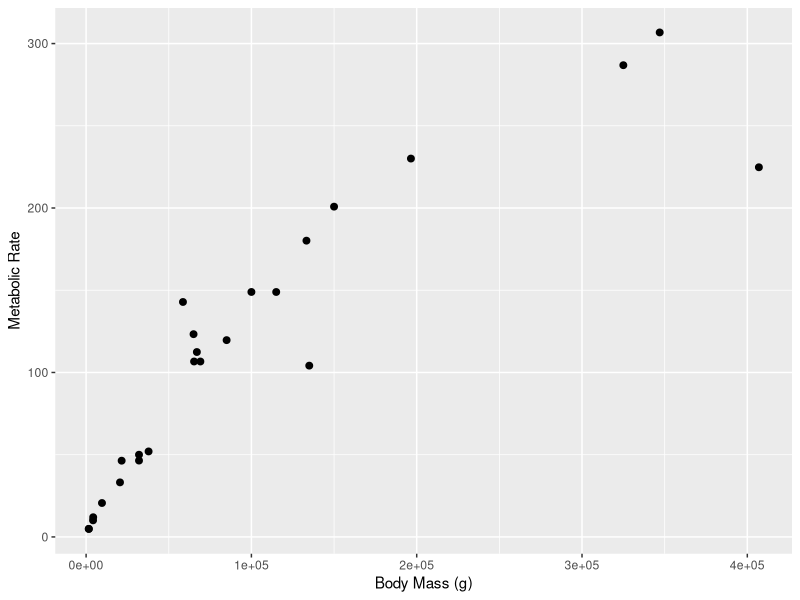
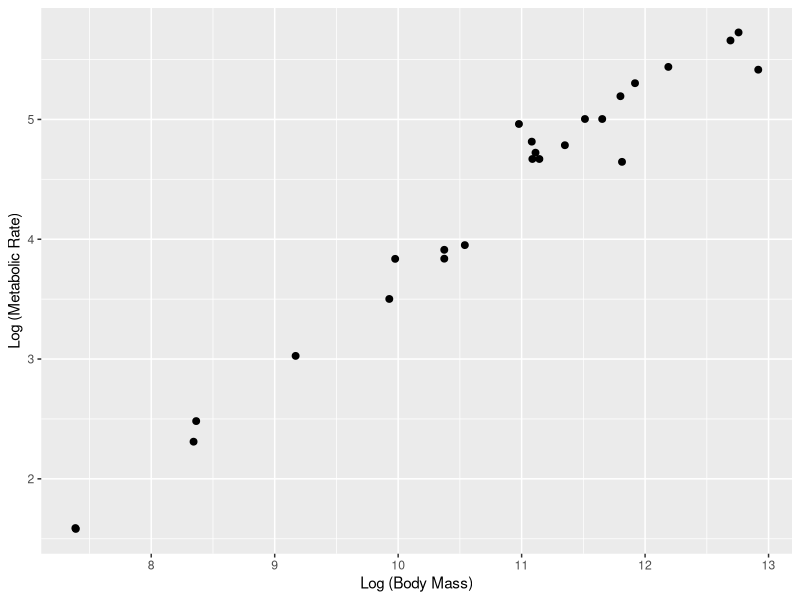
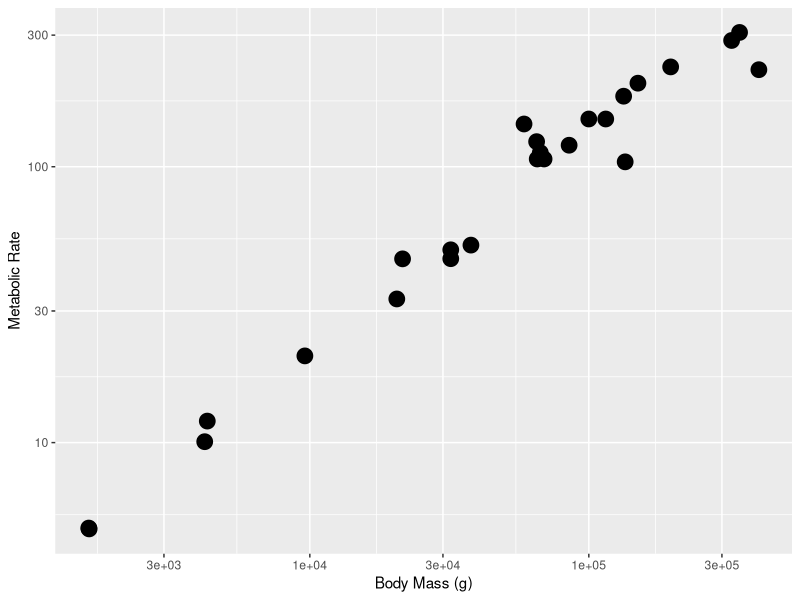

Reproduce these figures in R, in order.
# Load library
library(tidyverse)

#set up data frame for plotting
size_mr_data <- data.frame(
  body_mass = c(32000, 37800, 347000, 4200, 196500, 100000, 4290, 
    32000, 65000, 69125, 9600, 133300, 150000, 407000, 115000, 
    67000,325000, 21500, 58588, 65320, 85000, 135000, 20500, 1613,
    1618),
  metabolic_rate = c(49.984, 51.981, 306.770, 10.075, 230.073, 
    148.949, 11.966, 46.414, 123.287, 106.663, 20.619, 180.150, 
    200.830, 224.779, 148.940, 112.430, 286.847, 46.347, 142.863, 
    106.670, 119.660, 104.150, 33.165, 4.900, 4.865))
    
#code goes here
ggplot(size_mr_data, aes(x = body_mass, y = metabolic_rate)) +
  geom_point(size = 2, color = "black") +
  labs(x = "Body Mass (g)", y = ("Metabolic Rate"))

ggplot(size_mr_data, aes(x = log(body_mass), y = log(metabolic_rate))) + 
  geom_point(size =2, color =  "black") +
  labs( x = "Log (Body Mass)", y = "Log (Metabolic Rate)")

ggplot(size_mr_data, aes(x = body_mass, y = metabolic_rate)) +
  geom_point(size = 5, color = "black") +
  labs(x = "Body Mass (g)", y = ("Metabolic Rate")) + scale_y_log10() + scale_x_log10()
